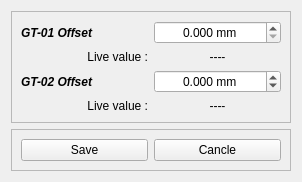
<?xml version="1.0" encoding="UTF-8"?>
<ui version="4.0">
 <class>OffsetSettings</class>
 <widget class="QWidget" name="OffsetSettings">
  <property name="geometry">
   <rect>
    <x>0</x>
    <y>0</y>
    <width>302</width>
    <height>182</height>
   </rect>
  </property>
  <property name="windowTitle">
   <string>Form</string>
  </property>
  <layout class="QVBoxLayout" name="verticalLayout">
   <item>
    <widget class="QFrame" name="frame">
     <property name="frameShape">
      <enum>QFrame::Shape::StyledPanel</enum>
     </property>
     <property name="frameShadow">
      <enum>QFrame::Shadow::Raised</enum>
     </property>
     <layout class="QGridLayout" name="gridLayout">
      <item row="2" column="1">
       <widget class="QDoubleSpinBox" name="doubleSpinBox_2">
        <property name="autoFillBackground">
         <bool>false</bool>
        </property>
        <property name="wrapping">
         <bool>true</bool>
        </property>
        <property name="alignment">
         <set>Qt::AlignmentFlag::AlignCenter</set>
        </property>
        <property name="suffix">
         <string> mm</string>
        </property>
        <property name="decimals">
         <number>3</number>
        </property>
        <property name="stepType">
         <enum>QAbstractSpinBox::StepType::AdaptiveDecimalStepType</enum>
        </property>
       </widget>
      </item>
      <item row="1" column="1">
       <widget class="QLabel" name="GT01Live">
        <property name="text">
         <string>----</string>
        </property>
        <property name="alignment">
         <set>Qt::AlignmentFlag::AlignCenter</set>
        </property>
       </widget>
      </item>
      <item row="2" column="0">
       <widget class="QLabel" name="label_2">
        <property name="font">
         <font>
          <italic>true</italic>
          <bold>true</bold>
         </font>
        </property>
        <property name="text">
         <string>GT-02 Offset</string>
        </property>
       </widget>
      </item>
      <item row="0" column="0">
       <widget class="QLabel" name="label">
        <property name="font">
         <font>
          <italic>true</italic>
          <bold>true</bold>
         </font>
        </property>
        <property name="text">
         <string>GT-01 Offset</string>
        </property>
       </widget>
      </item>
      <item row="0" column="1">
       <widget class="QDoubleSpinBox" name="doubleSpinBox">
        <property name="alignment">
         <set>Qt::AlignmentFlag::AlignCenter</set>
        </property>
        <property name="accelerated">
         <bool>true</bool>
        </property>
        <property name="suffix">
         <string> mm</string>
        </property>
        <property name="decimals">
         <number>3</number>
        </property>
        <property name="singleStep">
         <double>0.000000000000000</double>
        </property>
        <property name="stepType">
         <enum>QAbstractSpinBox::StepType::AdaptiveDecimalStepType</enum>
        </property>
       </widget>
      </item>
      <item row="3" column="1">
       <widget class="QLabel" name="GT02Live">
        <property name="text">
         <string>----</string>
        </property>
        <property name="alignment">
         <set>Qt::AlignmentFlag::AlignCenter</set>
        </property>
       </widget>
      </item>
      <item row="1" column="0">
       <widget class="QLabel" name="label_3">
        <property name="text">
         <string>Live value :</string>
        </property>
        <property name="alignment">
         <set>Qt::AlignmentFlag::AlignRight|Qt::AlignmentFlag::AlignTrailing|Qt::AlignmentFlag::AlignVCenter</set>
        </property>
       </widget>
      </item>
      <item row="3" column="0">
       <widget class="QLabel" name="label_4">
        <property name="text">
         <string>Live value :</string>
        </property>
        <property name="alignment">
         <set>Qt::AlignmentFlag::AlignRight|Qt::AlignmentFlag::AlignTrailing|Qt::AlignmentFlag::AlignVCenter</set>
        </property>
       </widget>
      </item>
     </layout>
    </widget>
   </item>
   <item>
    <widget class="QFrame" name="frame_2">
     <property name="frameShape">
      <enum>QFrame::Shape::StyledPanel</enum>
     </property>
     <property name="frameShadow">
      <enum>QFrame::Shadow::Raised</enum>
     </property>
     <layout class="QHBoxLayout" name="horizontalLayout">
      <item>
       <widget class="QPushButton" name="pushButton">
        <property name="text">
         <string>Save</string>
        </property>
       </widget>
      </item>
      <item>
       <widget class="QPushButton" name="pushButton_3">
        <property name="text">
         <string>Cancle</string>
        </property>
       </widget>
      </item>
     </layout>
    </widget>
   </item>
  </layout>
 </widget>
 <resources/>
 <connections>
  <connection>
   <sender>pushButton_3</sender>
   <signal>clicked()</signal>
   <receiver>OffsetSettings</receiver>
   <slot>close()</slot>
   <hints>
    <hint type="sourcelabel">
     <x>248</x>
     <y>152</y>
    </hint>
    <hint type="destinationlabel">
     <x>573</x>
     <y>134</y>
    </hint>
   </hints>
  </connection>
 </connections>
</ui>
